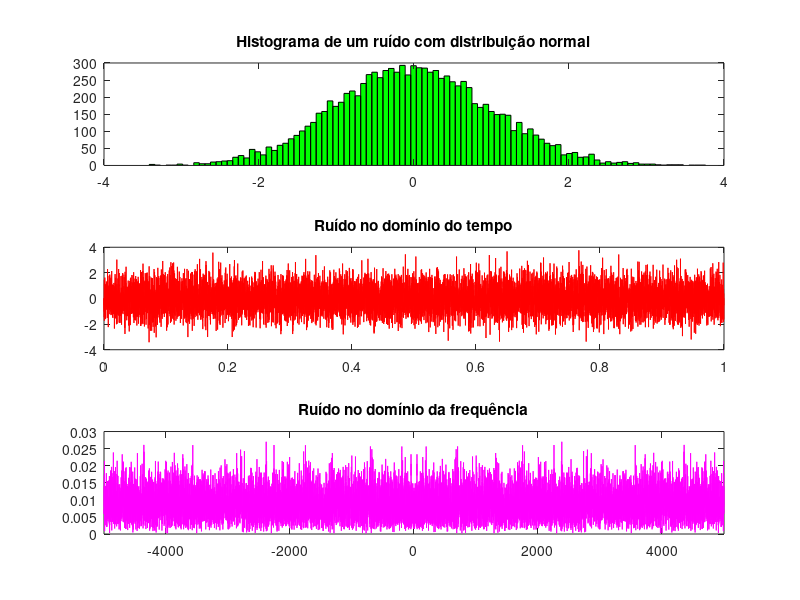
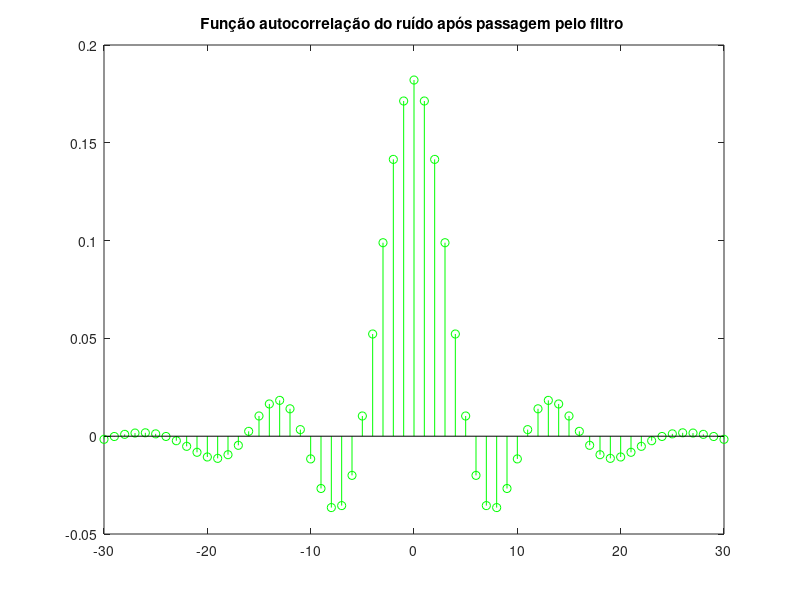
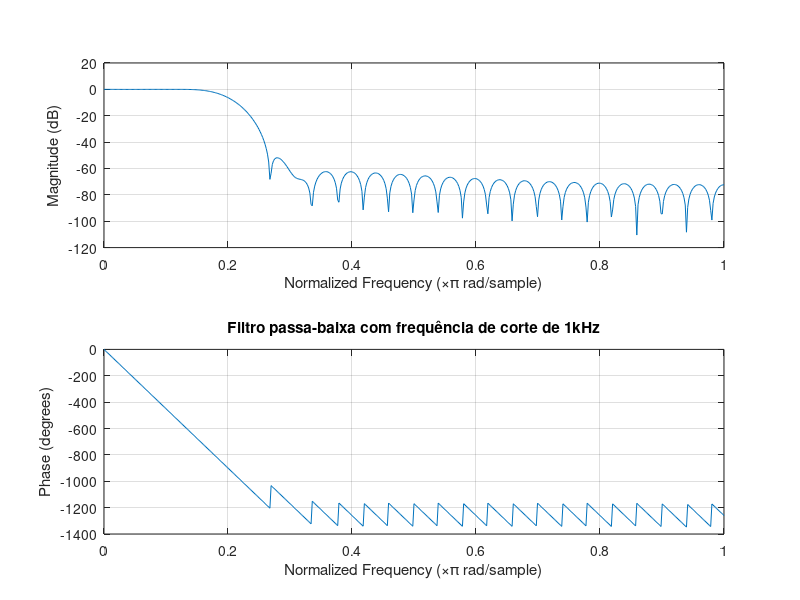
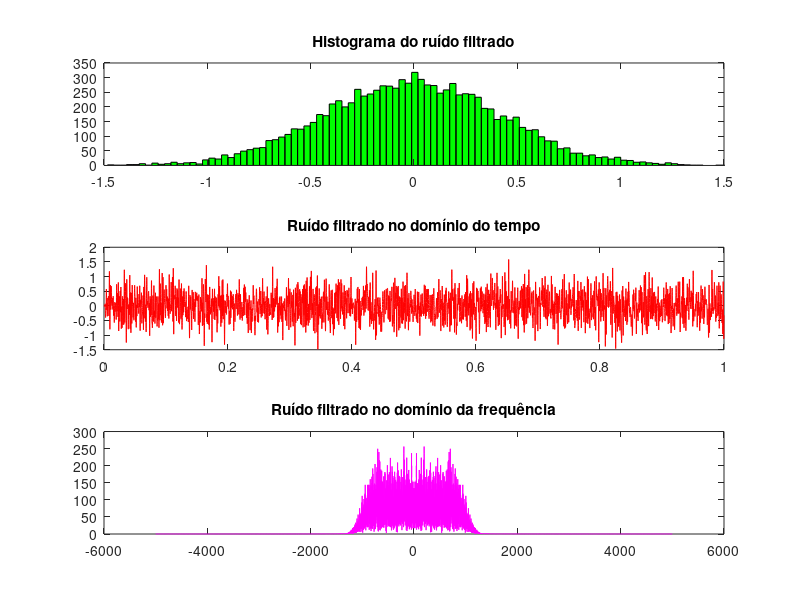

Reproduce these figures in MATLAB, in order.
clear all
close all
clc

% Frequencia e periodo de amostragem
fs = 10e3;
Ts = 1/fs;

% Tempo final do sinal
tempo_final = 10000*Ts;

% Vetor tempo
t = 0:Ts:tempo_final-Ts;

% Vetor frequencia
f_passo =  1/tempo_final;
f = -fs/2:f_passo:(fs/2)-f_passo;   

% Ruido com distribuicao normal
ruido = randn(1,10000);

% Transformada de Fourier do ruido
TF_ruido = fftshift(fft(ruido));

% Graficos referentes ao ruido
figure(1)

subplot(311)
hist(ruido,100,'g');
xlim([-4 4])
title('Histograma de um ruído com distribuição normal')

subplot(312)
plot(t,ruido,'r')
title('Ruído no domínio do tempo')

subplot(313)
plot(f,abs(TF_ruido)/fs,'m')
xlim([-5000 5000])
title('Ruído no domínio da frequência')

% Autocorrelacao do ruido
[R, l] = xcorr(ruido, 30, 'biased');
figure(2)
stem(l,R,'g')
title('Função autocorrelação do ruído')

% Filtro passa-baixa (ordem 50 (ordem maior latencia maior), freq. normalizada)
filtro = fir1(50,(1000*2)/fs); 
figure(3)
freqz(filtro) % Resposta em freq.
title('Filtro passa-baixa com frequência de corte de 1kHz')

% Realizando a filtragem do filtro
ruido_filtro = filter(filtro,1,ruido);
RUIDO_filtro = fftshift(fft(ruido_filtro));

% Graficos do ruido apos o filtro
figure(4)

subplot(311)
hist(ruido_filtro, 100,'g')
xlim([-1.5 1.5])
title('Histograma do ruído filtrado')

subplot(312)
plot(t,ruido_filtro,'r')
title('Ruído filtrado no domínio do tempo')

subplot(313)
plot(f,abs(RUIDO_filtro),'m')
title('Ruído filtrado no domínio da frequência')

% Autocorrelacao do ruido
[R, l] = xcorr(ruido_filtro, 30, 'biased');
figure(2)
stem(l,R,'g')
title('Função autocorrelação do ruído após passagem pelo filtro ')
